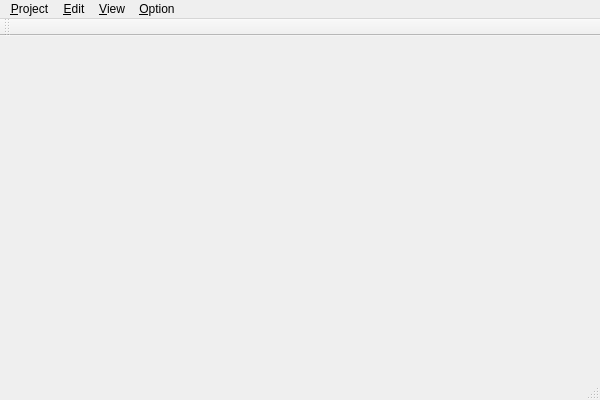
<?xml version="1.0" encoding="UTF-8"?>
<ui version="4.0">
 <class>TranslatorClass</class>
 <widget class="QMainWindow" name="TranslatorClass">
  <property name="geometry">
   <rect>
    <x>0</x>
    <y>0</y>
    <width>600</width>
    <height>400</height>
   </rect>
  </property>
  <property name="windowTitle">
   <string>Translator</string>
  </property>
  <widget class="QWidget" name="centralWidget"/>
  <widget class="QMenuBar" name="menuBar">
   <property name="geometry">
    <rect>
     <x>0</x>
     <y>0</y>
     <width>600</width>
     <height>23</height>
    </rect>
   </property>
   <widget class="QMenu" name="menuFile">
    <property name="title">
     <string>&amp;Project</string>
    </property>
    <addaction name="actionNew"/>
    <addaction name="actionOpen"/>
    <addaction name="actionOpenGit"/>
    <addaction name="actionRecent"/>
    <addaction name="actionReload"/>
    <addaction name="actionClose"/>
    <addaction name="separator"/>
    <addaction name="actionSave"/>
    <addaction name="separator"/>
    <addaction name="actionReleaseCur"/>
    <addaction name="actionReleaseAll"/>
    <addaction name="separator"/>
    <addaction name="actionQuit"/>
   </widget>
   <widget class="QMenu" name="menu_Edit">
    <property name="title">
     <string>&amp;Edit</string>
    </property>
   </widget>
   <widget class="QMenu" name="menu_View">
    <property name="title">
     <string>&amp;View</string>
    </property>
   </widget>
   <widget class="QMenu" name="menu_Option">
    <property name="title">
     <string>&amp;Option</string>
    </property>
    <addaction name="actionSetting"/>
   </widget>
   <addaction name="menuFile"/>
   <addaction name="menu_Edit"/>
   <addaction name="menu_View"/>
   <addaction name="menu_Option"/>
  </widget>
  <widget class="QToolBar" name="mainToolBar">
   <attribute name="toolBarArea">
    <enum>TopToolBarArea</enum>
   </attribute>
   <attribute name="toolBarBreak">
    <bool>false</bool>
   </attribute>
  </widget>
  <widget class="QStatusBar" name="statusBar"/>
  <action name="actionNew">
   <property name="text">
    <string>&amp;New Project</string>
   </property>
   <property name="shortcut">
    <string>Ctrl+N</string>
   </property>
  </action>
  <action name="actionOpen">
   <property name="text">
    <string>&amp;Open Project</string>
   </property>
   <property name="shortcut">
    <string>Ctrl+O</string>
   </property>
  </action>
  <action name="actionRecent">
   <property name="text">
    <string>Recent Project</string>
   </property>
  </action>
  <action name="actionOpenGit">
   <property name="text">
    <string>Creckout &amp;Git Project</string>
   </property>
  </action>
  <action name="actionReload">
   <property name="enabled">
    <bool>false</bool>
   </property>
   <property name="text">
    <string>&amp;Reload Project</string>
   </property>
  </action>
  <action name="actionClose">
   <property name="enabled">
    <bool>false</bool>
   </property>
   <property name="text">
    <string>&amp;Close Project</string>
   </property>
  </action>
  <action name="actionSave">
   <property name="enabled">
    <bool>false</bool>
   </property>
   <property name="text">
    <string>&amp;Save</string>
   </property>
   <property name="shortcut">
    <string>Ctrl+S</string>
   </property>
  </action>
  <action name="actionReleaseCur">
   <property name="enabled">
    <bool>false</bool>
   </property>
   <property name="text">
    <string>Release Current</string>
   </property>
  </action>
  <action name="actionReleaseAll">
   <property name="enabled">
    <bool>false</bool>
   </property>
   <property name="text">
    <string>Release All</string>
   </property>
  </action>
  <action name="actionSetting">
   <property name="enabled">
    <bool>false</bool>
   </property>
   <property name="text">
    <string>Project Setting</string>
   </property>
  </action>
  <action name="actionQuit">
   <property name="text">
    <string>Quit</string>
   </property>
  </action>
 </widget>
 <layoutdefault spacing="6" margin="11"/>
 <resources>
  <include location="../translator.qrc"/>
 </resources>
 <connections/>
</ui>
